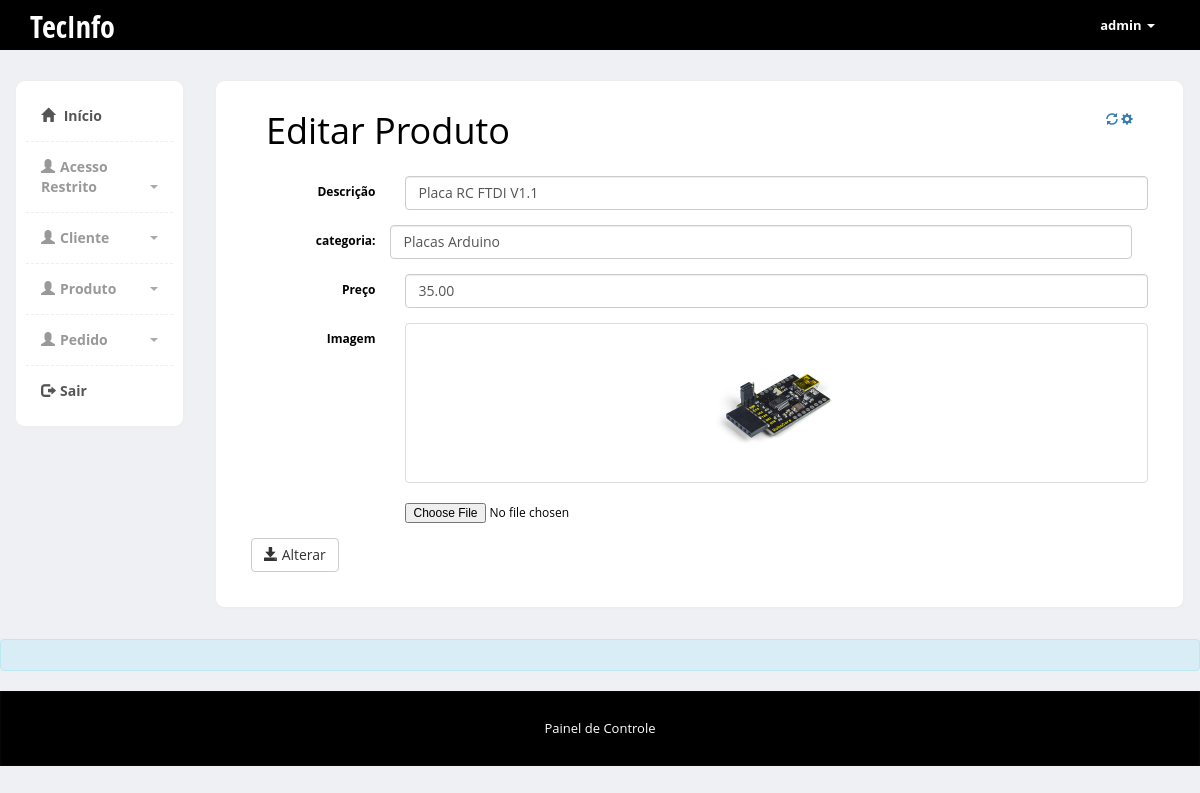
Page /admin/editarformproduto.php?codproduto=12 (signed in) on the committed database.
### tables this page shows
CREATE TABLE `produto` (
  `codproduto` int(11) NOT NULL,
  `descricao` varchar(150) NOT NULL,
  `categoria` varchar(100) NOT NULL,
  `preco` varchar(12) NOT NULL,
  `imagem` varchar(200) NOT NULL
);

### admin/editarformproduto.php (the view, shortened to what this page needs)
<?php
	require_once 'conexao2.php';
	if(isset($_GET['codproduto']) && !empty($_GET['codproduto']))
	{
		$codproduto = $_GET['codproduto'];
		$sql = 'SELECT descricao, categoria, preco, imagem FROM produto WHERE codproduto =:codproduto';
		$stmt = $conn ->prepare($sql);
		$stmt->execute(array(':codproduto'=>$codproduto));
		$row = $stmt->fetch(PDO::FETCH_ASSOC);
	}
	else{
		echo "Produto não cadastrado";
	}
				?>
<?php include "includes/header.php" ?>
<div class="col-md-10">
		  	<div class="row">
		<div class="col-md-12">
		  			<div class="content-box-large">
		  				<div class="panel-heading">
							<div class="panel-title">
				  <h1>Editar Produto</h1>
			</div>
<div class="panel-options">
								<a href="#" data-rel="collapse"><i class="glyphicon glyphicon-refresh"></i></a>
								<a href="#" data-rel="reload"><i class="glyphicon glyphicon-cog"></i></a>
							</div>
						</div>
		  	<div class="panel-body">
<form method="post"  method="POST" enctype="multipart/form-data" class="form-horizontal">
   <div class="form-group">
					<label class="col-sm-2 control-label">Descrição</label>
					<div class="col-sm-10">
						<input type="text" name="descricao" class="form-control" id="inputEmail3" placeholder="descrição do produto" value="<?php echo $row['descricao']; ?>">
					</div>
				</div>
		<div class="form-group">
		<label class="col-sm-2 control-label">categoria:</label>
		 <input type="text" name="categoria"  type="text" style="width:80%;" id="categoria" class="col-sm-2 form-control " id="categoria"  value="<?php echo $row['categoria']; ?>">
		</div>
				<div class="form-group">
					<label class="col-sm-2 control-label">Preço</label>
					<div class="col-sm-10">
						<input type="text" name="preco" class="form-control" id="inputEmail3" placeholder="Preço" value="<?php echo $row['preco']; ?>">
					</div>
				</div>
				<div class="form-group">
					<label class="col-sm-2 control-label">Imagem</label>
					<div class="col-sm-10">
						<a href="#" class="thumbnail">
						 <img src="../fotosprodutos/<?=$row['imagem']?>" height="190" width="150">
						</a>
					<input  class="input-group" type="file" name="imagem" name="imagem" accept="image/*"  >
				</div>
				</div>
				<button type="submit" name="alterar" class="btn btn-default">
        <span class="glyphicon glyphicon-save"></span> Alterar
        </button>
					</div>
				</div>
</div>
		  		</div>
		  	</div>
		  </div>
		</div>
<div class="alert alert-info">
</div>
<?php include "includes/footer.php" ?>

### admin/css/styles.css (style rules this page uses)
body { font-family: 'Open Sans', sans-serif; position: relative; margin: 0px; font-size: 12px; padding: 0px; background-color:#FFFFFF; color:#000000; }
.content-box, .content-box-large { margin-bottom:30px; background:#fff; border-radius:10px; padding:10px; border-left:1px solid #eee; border-top:1px solid #eee; border-right:2px solid #eee; border-bottom:2px solid #eee; }
.content-box-large { padding: 20px; }
body { background-color: #eff0f3; }
.panel-heading>.panel-title, .content-box-header .panel-title { float: left; padding: 10px 15px; padding-top: 0px; }
.panel-heading>.panel-title>*, .content-box-header .panel-title>* { margin: 0; }
.panel-heading>.panel-options, .content-box-header .panel-options { float: right; padding-right: 15px; }
.panel-heading>.panel-options>a, .content-box-header .panel-options>a { margin-top: 10px; }
.panel-body { clear:both; }

### rows in the picture
produto: descricao "Placa RC FTDI V1.1", categoria "Placas Arduino", preco "35.00", imagem (picture)

### other values in the picture
$_SESSION['login'] "admin"
